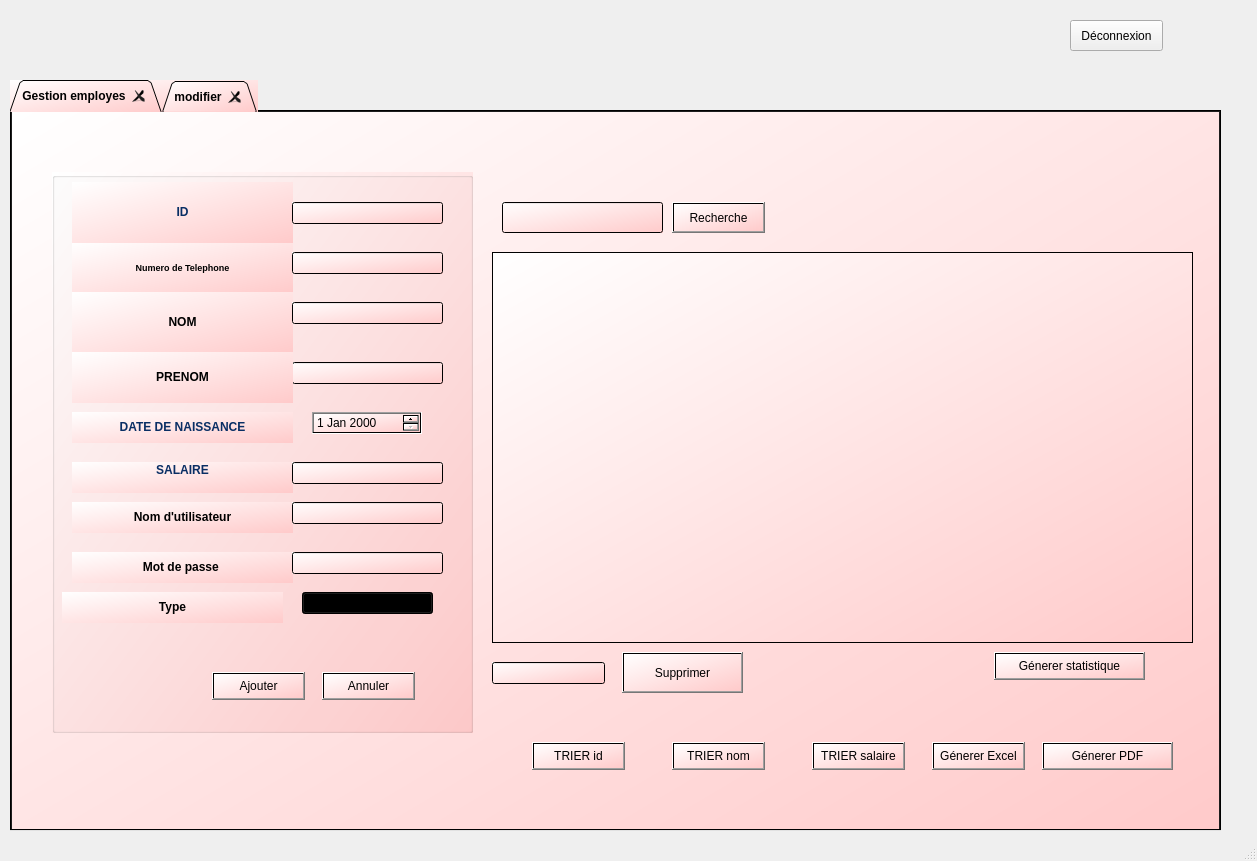
<?xml version="1.0" encoding="UTF-8"?>
<ui version="4.0">
 <class>MainWindow</class>
 <widget class="QMainWindow" name="MainWindow">
  <property name="geometry">
   <rect>
    <x>0</x>
    <y>0</y>
    <width>1257</width>
    <height>861</height>
   </rect>
  </property>
  <property name="windowTitle">
   <string>MainWindow</string>
  </property>
  <widget class="QWidget" name="centralwidget">
   <widget class="QStackedWidget" name="stackedWidget">
    <property name="geometry">
     <rect>
      <x>0</x>
      <y>60</y>
      <width>1251</width>
      <height>821</height>
     </rect>
    </property>
    <property name="currentIndex">
     <number>1</number>
    </property>
    <widget class="QWidget" name="page">
     <widget class="QTabWidget" name="TabWidget_login">
      <property name="enabled">
       <bool>true</bool>
      </property>
      <property name="geometry">
       <rect>
        <x>10</x>
        <y>20</y>
        <width>1251</width>
        <height>771</height>
       </rect>
      </property>
      <property name="font">
       <font>
        <pointsize>9</pointsize>
        <weight>75</weight>
        <bold>true</bold>
       </font>
      </property>
      <property name="cursor">
       <cursorShape>CrossCursor</cursorShape>
      </property>
      <property name="acceptDrops">
       <bool>false</bool>
      </property>
      <property name="autoFillBackground">
       <bool>false</bool>
      </property>
      <property name="styleSheet">
       <string notr="true">background-color: qlineargradient(spread:pad, x1:0, y1:0, x2:1, y2:1, stop:0 rgba(255, 255, 255, 255), stop:1 rgba(255, 202, 202, 255));</string>
      </property>
      <property name="tabShape">
       <enum>QTabWidget::Triangular</enum>
      </property>
      <property name="currentIndex">
       <number>0</number>
      </property>
      <property name="elideMode">
       <enum>Qt::ElideLeft</enum>
      </property>
      <property name="documentMode">
       <bool>false</bool>
      </property>
      <property name="tabsClosable">
       <bool>true</bool>
      </property>
      <property name="movable">
       <bool>false</bool>
      </property>
      <property name="tabBarAutoHide">
       <bool>false</bool>
      </property>
      <widget class="QWidget" name="page_login">
       <attribute name="title">
        <string>Se connecter</string>
       </attribute>
       <widget class="QGroupBox" name="groupBox">
        <property name="geometry">
         <rect>
          <x>390</x>
          <y>110</y>
          <width>501</width>
          <height>441</height>
         </rect>
        </property>
        <property name="title">
         <string/>
        </property>
        <widget class="QWidget" name="">
         <property name="geometry">
          <rect>
           <x>95</x>
           <y>50</y>
           <width>321</width>
           <height>341</height>
          </rect>
         </property>
         <layout class="QVBoxLayout" name="verticalLayout">
          <item>
           <widget class="QLabel" name="cccc">
            <property name="text">
             <string>&lt;html&gt;&lt;head/&gt;&lt;body&gt;&lt;p align=&quot;center&quot;&gt;&lt;span style=&quot; font-size:12pt; font-weight:600;&quot;&gt;Nom d'utilisateur&lt;/span&gt;&lt;span style=&quot; font-size:12pt; font-weight:600;&quot;&gt;&lt;br/&gt;&lt;/span&gt;&lt;/p&gt;&lt;/body&gt;&lt;/html&gt;</string>
            </property>
           </widget>
          </item>
          <item>
           <widget class="QLineEdit" name="le_username">
            <property name="styleSheet">
             <string notr="true">background-color: rgb(255, 255, 255);</string>
            </property>
            <property name="echoMode">
             <enum>QLineEdit::Normal</enum>
            </property>
           </widget>
          </item>
          <item>
           <widget class="QLabel" name="label_9">
            <property name="text">
             <string>&lt;html&gt;&lt;head/&gt;&lt;body&gt;&lt;p align=&quot;center&quot;&gt;&lt;span style=&quot; font-size:11pt; font-weight:600;&quot;&gt;Mot de passe&lt;/span&gt;&lt;/p&gt;&lt;/body&gt;&lt;/html&gt;</string>
            </property>
           </widget>
          </item>
          <item>
           <widget class="QLineEdit" name="le_password">
            <property name="styleSheet">
             <string notr="true">background-color: rgb(255, 255, 255);</string>
            </property>
            <property name="echoMode">
             <enum>QLineEdit::Password</enum>
            </property>
           </widget>
          </item>
          <item>
           <widget class="QPushButton" name="btnLogin_4">
            <property name="toolTip">
             <string>&lt;html&gt;&lt;head/&gt;&lt;body&gt;&lt;p align=&quot;center&quot;&gt;login&lt;/p&gt;&lt;/body&gt;&lt;/html&gt;</string>
            </property>
            <property name="text">
             <string>Se connecter</string>
            </property>
           </widget>
          </item>
         </layout>
        </widget>
       </widget>
      </widget>
     </widget>
    </widget>
    <widget class="QWidget" name="page_2">
     <widget class="QTabWidget" name="TabWidget_gestion">
      <property name="enabled">
       <bool>true</bool>
      </property>
      <property name="geometry">
       <rect>
        <x>10</x>
        <y>20</y>
        <width>1211</width>
        <height>751</height>
       </rect>
      </property>
      <property name="font">
       <font>
        <pointsize>9</pointsize>
        <weight>75</weight>
        <bold>true</bold>
       </font>
      </property>
      <property name="cursor">
       <cursorShape>CrossCursor</cursorShape>
      </property>
      <property name="acceptDrops">
       <bool>false</bool>
      </property>
      <property name="autoFillBackground">
       <bool>false</bool>
      </property>
      <property name="styleSheet">
       <string notr="true">background-color: qlineargradient(spread:pad, x1:0, y1:0, x2:1, y2:1, stop:0 rgba(255, 255, 255, 255), stop:1 rgba(255, 202, 202, 255));</string>
      </property>
      <property name="tabShape">
       <enum>QTabWidget::Triangular</enum>
      </property>
      <property name="currentIndex">
       <number>0</number>
      </property>
      <property name="elideMode">
       <enum>Qt::ElideLeft</enum>
      </property>
      <property name="documentMode">
       <bool>false</bool>
      </property>
      <property name="tabsClosable">
       <bool>true</bool>
      </property>
      <property name="movable">
       <bool>false</bool>
      </property>
      <property name="tabBarAutoHide">
       <bool>false</bool>
      </property>
      <widget class="QWidget" name="page_gestion">
       <attribute name="title">
        <string>Gestion employes</string>
       </attribute>
       <widget class="QPushButton" name="pb_supprimer_ich">
        <property name="geometry">
         <rect>
          <x>610</x>
          <y>540</y>
          <width>121</width>
          <height>41</height>
         </rect>
        </property>
        <property name="text">
         <string>Supprimer</string>
        </property>
       </widget>
       <widget class="QPushButton" name="pb_recherche_ich">
        <property name="geometry">
         <rect>
          <x>660</x>
          <y>90</y>
          <width>93</width>
          <height>31</height>
         </rect>
        </property>
        <property name="text">
         <string>Recherche</string>
        </property>
       </widget>
       <widget class="QPushButton" name="pushButton_pdf_ich">
        <property name="geometry">
         <rect>
          <x>1030</x>
          <y>630</y>
          <width>131</width>
          <height>28</height>
         </rect>
        </property>
        <property name="text">
         <string>Génerer PDF</string>
        </property>
       </widget>
       <widget class="QLineEdit" name="le_id_supp_ich">
        <property name="geometry">
         <rect>
          <x>480</x>
          <y>550</y>
          <width>113</width>
          <height>22</height>
         </rect>
        </property>
       </widget>
       <widget class="QLineEdit" name="le_recherche_ich">
        <property name="geometry">
         <rect>
          <x>490</x>
          <y>90</y>
          <width>161</width>
          <height>31</height>
         </rect>
        </property>
       </widget>
       <widget class="QPushButton" name="pushButton_trierid_ich">
        <property name="geometry">
         <rect>
          <x>520</x>
          <y>630</y>
          <width>93</width>
          <height>28</height>
         </rect>
        </property>
        <property name="text">
         <string>TRIER id</string>
        </property>
       </widget>
       <widget class="QPushButton" name="pushButton_triernom_ich">
        <property name="geometry">
         <rect>
          <x>660</x>
          <y>630</y>
          <width>93</width>
          <height>28</height>
         </rect>
        </property>
        <property name="text">
         <string>TRIER nom</string>
        </property>
       </widget>
       <widget class="QPushButton" name="pushButton_triersalaire_ich">
        <property name="geometry">
         <rect>
          <x>800</x>
          <y>630</y>
          <width>93</width>
          <height>28</height>
         </rect>
        </property>
        <property name="text">
         <string>TRIER salaire</string>
        </property>
       </widget>
       <widget class="QPushButton" name="pushButton_excel_ich">
        <property name="geometry">
         <rect>
          <x>920</x>
          <y>630</y>
          <width>93</width>
          <height>28</height>
         </rect>
        </property>
        <property name="text">
         <string>Génerer Excel</string>
        </property>
       </widget>
       <widget class="QTableView" name="TableView_ich">
        <property name="geometry">
         <rect>
          <x>480</x>
          <y>140</y>
          <width>701</width>
          <height>391</height>
         </rect>
        </property>
       </widget>
       <widget class="QGroupBox" name="groupBox_2">
        <property name="geometry">
         <rect>
          <x>40</x>
          <y>60</y>
          <width>421</width>
          <height>561</height>
         </rect>
        </property>
        <property name="title">
         <string/>
        </property>
        <widget class="QLabel" name="label_numero_ich">
         <property name="geometry">
          <rect>
           <x>20</x>
           <y>70</y>
           <width>221</width>
           <height>51</height>
          </rect>
         </property>
         <property name="text">
          <string>&lt;html&gt;&lt;head/&gt;&lt;body&gt;&lt;p align=&quot;center&quot;&gt;&lt;span style=&quot; font-size:7pt; font-weight:600;&quot;&gt;Numero de Telephone&lt;/span&gt;&lt;/p&gt;&lt;/body&gt;&lt;/html&gt;</string>
         </property>
        </widget>
        <widget class="QLabel" name="label_salaire_ich">
         <property name="geometry">
          <rect>
           <x>20</x>
           <y>290</y>
           <width>221</width>
           <height>31</height>
          </rect>
         </property>
         <property name="text">
          <string>&lt;html&gt;&lt;head/&gt;&lt;body&gt;&lt;p align=&quot;center&quot;&gt;&lt;span style=&quot; font-weight:600; color:#092e64;&quot;&gt;SALAIRE&lt;/span&gt;&lt;span style=&quot; font-weight:600;&quot;&gt;&lt;br/&gt;&lt;/span&gt;&lt;/p&gt;&lt;/body&gt;&lt;/html&gt;</string>
         </property>
        </widget>
        <widget class="QLabel" name="label_date_ich">
         <property name="geometry">
          <rect>
           <x>20</x>
           <y>240</y>
           <width>221</width>
           <height>31</height>
          </rect>
         </property>
         <property name="text">
          <string>&lt;html&gt;&lt;head/&gt;&lt;body&gt;&lt;p align=&quot;center&quot;&gt;&lt;span style=&quot; font-weight:600; color:#092e64;&quot;&gt;DATE DE NAISSANCE&lt;/span&gt;&lt;/p&gt;&lt;/body&gt;&lt;/html&gt;</string>
         </property>
        </widget>
        <widget class="QLabel" name="label_nom_ich">
         <property name="geometry">
          <rect>
           <x>20</x>
           <y>120</y>
           <width>221</width>
           <height>61</height>
          </rect>
         </property>
         <property name="text">
          <string>&lt;html&gt;&lt;head/&gt;&lt;body&gt;&lt;p align=&quot;center&quot;&gt;&lt;span style=&quot; font-weight:600;&quot;&gt;NOM&lt;/span&gt;&lt;/p&gt;&lt;/body&gt;&lt;/html&gt;</string>
         </property>
        </widget>
        <widget class="QLabel" name="label_id_ich">
         <property name="geometry">
          <rect>
           <x>20</x>
           <y>10</y>
           <width>221</width>
           <height>61</height>
          </rect>
         </property>
         <property name="text">
          <string>&lt;html&gt;&lt;head/&gt;&lt;body&gt;&lt;p align=&quot;center&quot;&gt;&lt;span style=&quot; font-weight:600; color:#092e64;&quot;&gt;ID&lt;/span&gt;&lt;/p&gt;&lt;/body&gt;&lt;/html&gt;</string>
         </property>
        </widget>
        <widget class="QLineEdit" name="le_id_ich">
         <property name="geometry">
          <rect>
           <x>240</x>
           <y>30</y>
           <width>151</width>
           <height>22</height>
          </rect>
         </property>
        </widget>
        <widget class="QLineEdit" name="le_prenom_ich">
         <property name="geometry">
          <rect>
           <x>240</x>
           <y>190</y>
           <width>151</width>
           <height>22</height>
          </rect>
         </property>
        </widget>
        <widget class="QLineEdit" name="le_salaire_ich">
         <property name="geometry">
          <rect>
           <x>240</x>
           <y>290</y>
           <width>151</width>
           <height>22</height>
          </rect>
         </property>
         <property name="echoMode">
          <enum>QLineEdit::Normal</enum>
         </property>
        </widget>
        <widget class="QLineEdit" name="le_nom_ich">
         <property name="geometry">
          <rect>
           <x>240</x>
           <y>130</y>
           <width>151</width>
           <height>22</height>
          </rect>
         </property>
        </widget>
        <widget class="QLineEdit" name="le_numero_telephone_ich">
         <property name="geometry">
          <rect>
           <x>240</x>
           <y>80</y>
           <width>151</width>
           <height>22</height>
          </rect>
         </property>
        </widget>
        <widget class="QLabel" name="label_prenom_ich">
         <property name="geometry">
          <rect>
           <x>20</x>
           <y>180</y>
           <width>221</width>
           <height>51</height>
          </rect>
         </property>
         <property name="text">
          <string>&lt;html&gt;&lt;head/&gt;&lt;body&gt;&lt;p align=&quot;center&quot;&gt;&lt;span style=&quot; font-weight:600;&quot;&gt;PRENOM&lt;/span&gt;&lt;/p&gt;&lt;/body&gt;&lt;/html&gt;</string>
         </property>
        </widget>
        <widget class="QLabel" name="label_nomu_ich">
         <property name="geometry">
          <rect>
           <x>20</x>
           <y>330</y>
           <width>221</width>
           <height>31</height>
          </rect>
         </property>
         <property name="text">
          <string>&lt;html&gt;&lt;head/&gt;&lt;body&gt;&lt;p align=&quot;center&quot;&gt;&lt;span style=&quot; font-weight:600;&quot;&gt;Nom d'utilisateur&lt;/span&gt;&lt;/p&gt;&lt;/body&gt;&lt;/html&gt;</string>
         </property>
        </widget>
        <widget class="QLabel" name="label_mdp_ich">
         <property name="geometry">
          <rect>
           <x>20</x>
           <y>380</y>
           <width>221</width>
           <height>31</height>
          </rect>
         </property>
         <property name="text">
          <string>&lt;html&gt;&lt;head/&gt;&lt;body&gt;&lt;p align=&quot;center&quot;&gt;&lt;span style=&quot; font-weight:600;&quot;&gt;Mot de passe &lt;/span&gt;&lt;/p&gt;&lt;/body&gt;&lt;/html&gt;</string>
         </property>
        </widget>
        <widget class="QLabel" name="label_type_ich">
         <property name="geometry">
          <rect>
           <x>10</x>
           <y>420</y>
           <width>221</width>
           <height>31</height>
          </rect>
         </property>
         <property name="text">
          <string>&lt;html&gt;&lt;head/&gt;&lt;body&gt;&lt;p align=&quot;center&quot;&gt;&lt;span style=&quot; font-weight:600;&quot;&gt;Type&lt;/span&gt;&lt;/p&gt;&lt;/body&gt;&lt;/html&gt;</string>
         </property>
        </widget>
        <widget class="QDateEdit" name="dateEdit_ajout_ich">
         <property name="geometry">
          <rect>
           <x>260</x>
           <y>240</y>
           <width>110</width>
           <height>22</height>
          </rect>
         </property>
        </widget>
        <widget class="QComboBox" name="comboBox_type_ajout_ich">
         <property name="geometry">
          <rect>
           <x>250</x>
           <y>420</y>
           <width>131</width>
           <height>22</height>
          </rect>
         </property>
         <item>
          <property name="text">
           <string>Admin</string>
          </property>
         </item>
         <item>
          <property name="text">
           <string>Podcast</string>
          </property>
         </item>
         <item>
          <property name="text">
           <string>Musique</string>
          </property>
         </item>
         <item>
          <property name="text">
           <string>Actualite</string>
          </property>
         </item>
         <item>
          <property name="text">
           <string>Publicite</string>
          </property>
         </item>
        </widget>
        <widget class="QLineEdit" name="le_nom_utilisateur_ich">
         <property name="geometry">
          <rect>
           <x>240</x>
           <y>330</y>
           <width>151</width>
           <height>22</height>
          </rect>
         </property>
         <property name="echoMode">
          <enum>QLineEdit::Normal</enum>
         </property>
        </widget>
        <widget class="QLineEdit" name="le_mdp_ich">
         <property name="geometry">
          <rect>
           <x>240</x>
           <y>380</y>
           <width>151</width>
           <height>22</height>
          </rect>
         </property>
         <property name="echoMode">
          <enum>QLineEdit::Normal</enum>
         </property>
        </widget>
        <widget class="QPushButton" name="pushButton_ajout_ich">
         <property name="geometry">
          <rect>
           <x>160</x>
           <y>500</y>
           <width>93</width>
           <height>28</height>
          </rect>
         </property>
         <property name="text">
          <string>Ajouter</string>
         </property>
        </widget>
        <widget class="QPushButton" name="pushButton_annuler_ich">
         <property name="geometry">
          <rect>
           <x>270</x>
           <y>500</y>
           <width>93</width>
           <height>28</height>
          </rect>
         </property>
         <property name="text">
          <string>Annuler</string>
         </property>
        </widget>
       </widget>
       <widget class="QPushButton" name="pushButton_stat_ich">
        <property name="geometry">
         <rect>
          <x>982</x>
          <y>540</y>
          <width>151</width>
          <height>28</height>
         </rect>
        </property>
        <property name="text">
         <string>Génerer statistique</string>
        </property>
       </widget>
      </widget>
      <widget class="QWidget" name="page_modifier">
       <attribute name="title">
        <string>modifier</string>
       </attribute>
       <widget class="QGroupBox" name="groupBox_3">
        <property name="geometry">
         <rect>
          <x>350</x>
          <y>60</y>
          <width>421</width>
          <height>561</height>
         </rect>
        </property>
        <property name="title">
         <string/>
        </property>
        <widget class="QLabel" name="label_numero_ich_2">
         <property name="geometry">
          <rect>
           <x>20</x>
           <y>70</y>
           <width>221</width>
           <height>51</height>
          </rect>
         </property>
         <property name="text">
          <string>&lt;html&gt;&lt;head/&gt;&lt;body&gt;&lt;p align=&quot;center&quot;&gt;&lt;span style=&quot; font-size:7pt; font-weight:600;&quot;&gt;Numero de Telephone&lt;/span&gt;&lt;/p&gt;&lt;/body&gt;&lt;/html&gt;</string>
         </property>
        </widget>
        <widget class="QLabel" name="label_salaire_ich_2">
         <property name="geometry">
          <rect>
           <x>20</x>
           <y>290</y>
           <width>221</width>
           <height>31</height>
          </rect>
         </property>
         <property name="text">
          <string>&lt;html&gt;&lt;head/&gt;&lt;body&gt;&lt;p align=&quot;center&quot;&gt;&lt;span style=&quot; font-weight:600; color:#092e64;&quot;&gt;SALAIRE&lt;/span&gt;&lt;span style=&quot; font-weight:600;&quot;&gt;&lt;br/&gt;&lt;/span&gt;&lt;/p&gt;&lt;/body&gt;&lt;/html&gt;</string>
         </property>
        </widget>
        <widget class="QLabel" name="label_date_ich_2">
         <property name="geometry">
          <rect>
           <x>20</x>
           <y>240</y>
           <width>221</width>
           <height>31</height>
          </rect>
         </property>
         <property name="text">
          <string>&lt;html&gt;&lt;head/&gt;&lt;body&gt;&lt;p align=&quot;center&quot;&gt;&lt;span style=&quot; font-weight:600; color:#092e64;&quot;&gt;DATE DE NAISSANCE&lt;/span&gt;&lt;/p&gt;&lt;/body&gt;&lt;/html&gt;</string>
         </property>
        </widget>
        <widget class="QLabel" name="label_nom_ich_2">
         <property name="geometry">
          <rect>
           <x>20</x>
           <y>120</y>
           <width>221</width>
           <height>61</height>
          </rect>
         </property>
         <property name="text">
          <string>&lt;html&gt;&lt;head/&gt;&lt;body&gt;&lt;p align=&quot;center&quot;&gt;&lt;span style=&quot; font-weight:600;&quot;&gt;NOM&lt;/span&gt;&lt;/p&gt;&lt;/body&gt;&lt;/html&gt;</string>
         </property>
        </widget>
        <widget class="QLabel" name="label_id_ich_2">
         <property name="geometry">
          <rect>
           <x>20</x>
           <y>10</y>
           <width>221</width>
           <height>61</height>
          </rect>
         </property>
         <property name="text">
          <string>&lt;html&gt;&lt;head/&gt;&lt;body&gt;&lt;p align=&quot;center&quot;&gt;&lt;span style=&quot; font-weight:600; color:#092e64;&quot;&gt;ID&lt;/span&gt;&lt;/p&gt;&lt;/body&gt;&lt;/html&gt;</string>
         </property>
        </widget>
        <widget class="QLineEdit" name="le_id_ich_mod">
         <property name="geometry">
          <rect>
           <x>240</x>
           <y>30</y>
           <width>151</width>
           <height>22</height>
          </rect>
         </property>
        </widget>
        <widget class="QLineEdit" name="le_prenom_ich_mod">
         <property name="geometry">
          <rect>
           <x>240</x>
           <y>190</y>
           <width>151</width>
           <height>22</height>
          </rect>
         </property>
        </widget>
        <widget class="QLineEdit" name="le_salaire_ich_mod">
         <property name="geometry">
          <rect>
           <x>240</x>
           <y>290</y>
           <width>151</width>
           <height>22</height>
          </rect>
         </property>
         <property name="echoMode">
          <enum>QLineEdit::Normal</enum>
         </property>
        </widget>
        <widget class="QLineEdit" name="le_nom_ich_mod">
         <property name="geometry">
          <rect>
           <x>240</x>
           <y>130</y>
           <width>151</width>
           <height>22</height>
          </rect>
         </property>
        </widget>
        <widget class="QLineEdit" name="le_numero_telephone_ich_mod">
         <property name="geometry">
          <rect>
           <x>240</x>
           <y>80</y>
           <width>151</width>
           <height>22</height>
          </rect>
         </property>
        </widget>
        <widget class="QLabel" name="label_prenom_ich_2">
         <property name="geometry">
          <rect>
           <x>20</x>
           <y>180</y>
           <width>221</width>
           <height>51</height>
          </rect>
         </property>
         <property name="text">
          <string>&lt;html&gt;&lt;head/&gt;&lt;body&gt;&lt;p align=&quot;center&quot;&gt;&lt;span style=&quot; font-weight:600;&quot;&gt;PRENOM&lt;/span&gt;&lt;/p&gt;&lt;/body&gt;&lt;/html&gt;</string>
         </property>
        </widget>
        <widget class="QLabel" name="label_nomu_ich_2">
         <property name="geometry">
          <rect>
           <x>20</x>
           <y>330</y>
           <width>221</width>
           <height>31</height>
          </rect>
         </property>
         <property name="text">
          <string>&lt;html&gt;&lt;head/&gt;&lt;body&gt;&lt;p align=&quot;center&quot;&gt;&lt;span style=&quot; font-weight:600;&quot;&gt;Nom d'utilisateur&lt;/span&gt;&lt;/p&gt;&lt;/body&gt;&lt;/html&gt;</string>
         </property>
        </widget>
        <widget class="QLabel" name="label_mdp_ich_2">
         <property name="geometry">
          <rect>
           <x>20</x>
           <y>380</y>
           <width>221</width>
           <height>31</height>
          </rect>
         </property>
         <property name="text">
          <string>&lt;html&gt;&lt;head/&gt;&lt;body&gt;&lt;p align=&quot;center&quot;&gt;&lt;span style=&quot; font-weight:600;&quot;&gt;Mot de passe &lt;/span&gt;&lt;/p&gt;&lt;/body&gt;&lt;/html&gt;</string>
         </property>
        </widget>
        <widget class="QLabel" name="label_type_ich_2">
         <property name="geometry">
          <rect>
           <x>10</x>
           <y>420</y>
           <width>221</width>
           <height>31</height>
          </rect>
         </property>
         <property name="text">
          <string>&lt;html&gt;&lt;head/&gt;&lt;body&gt;&lt;p align=&quot;center&quot;&gt;&lt;span style=&quot; font-weight:600;&quot;&gt;Type&lt;/span&gt;&lt;/p&gt;&lt;/body&gt;&lt;/html&gt;</string>
         </property>
        </widget>
        <widget class="QDateEdit" name="dateEdit_ajout_ich_mod">
         <property name="geometry">
          <rect>
           <x>260</x>
           <y>240</y>
           <width>110</width>
           <height>22</height>
          </rect>
         </property>
         <property name="displayFormat">
          <string>dd-MMM-yy</string>
         </property>
        </widget>
        <widget class="QComboBox" name="comboBox_type_ich_mod">
         <property name="geometry">
          <rect>
           <x>250</x>
           <y>420</y>
           <width>131</width>
           <height>22</height>
          </rect>
         </property>
         <item>
          <property name="text">
           <string>Admin</string>
          </property>
         </item>
         <item>
          <property name="text">
           <string>Podcast</string>
          </property>
         </item>
         <item>
          <property name="text">
           <string>Musique</string>
          </property>
         </item>
         <item>
          <property name="text">
           <string>Actualite</string>
          </property>
         </item>
         <item>
          <property name="text">
           <string>Publicite</string>
          </property>
         </item>
        </widget>
        <widget class="QLineEdit" name="le_nom_utilisateur_ich_mod">
         <property name="geometry">
          <rect>
           <x>240</x>
           <y>330</y>
           <width>151</width>
           <height>22</height>
          </rect>
         </property>
         <property name="echoMode">
          <enum>QLineEdit::Normal</enum>
         </property>
        </widget>
        <widget class="QLineEdit" name="le_mdp_ich_mod">
         <property name="geometry">
          <rect>
           <x>240</x>
           <y>380</y>
           <width>151</width>
           <height>22</height>
          </rect>
         </property>
         <property name="echoMode">
          <enum>QLineEdit::Normal</enum>
         </property>
        </widget>
        <widget class="QPushButton" name="pushButton_modif_ich">
         <property name="geometry">
          <rect>
           <x>170</x>
           <y>490</y>
           <width>93</width>
           <height>28</height>
          </rect>
         </property>
         <property name="text">
          <string>Modifier</string>
         </property>
        </widget>
       </widget>
      </widget>
     </widget>
    </widget>
   </widget>
   <widget class="QPushButton" name="pb_deconnexion">
    <property name="geometry">
     <rect>
      <x>1070</x>
      <y>20</y>
      <width>93</width>
      <height>31</height>
     </rect>
    </property>
    <property name="text">
     <string>Déconnexion</string>
    </property>
   </widget>
  </widget>
  <widget class="QStatusBar" name="statusbar"/>
 </widget>
 <resources/>
 <connections/>
</ui>
